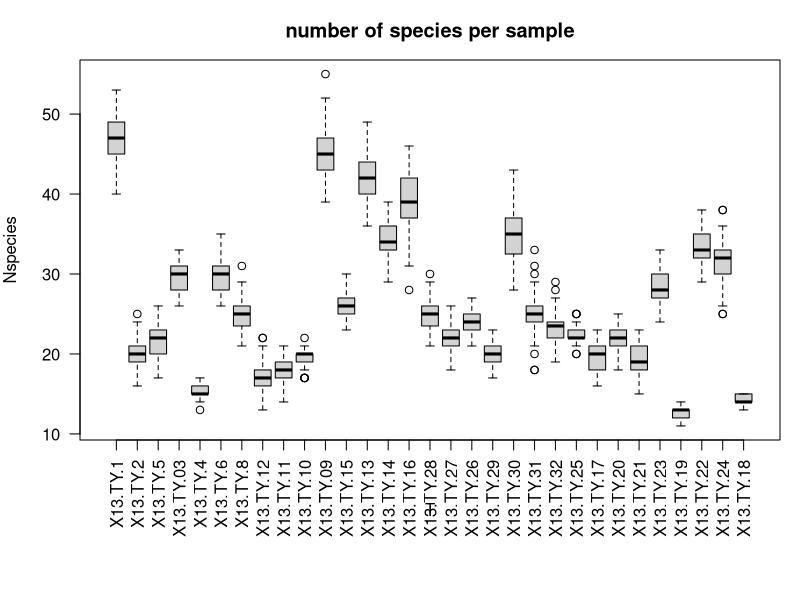

R code for this plot: (Note: this script raises an error after producing the figure.)
# Script for rarefaction by simple resampling of count data.
# ... application possible for Pollen, aDNA, eDNA, etc. 
# ... 27.06.2019 - v1.0 by Stefan Kruse (stefan.kruse@awi.de)

# ... here I use data from Niemeyer, Bastian; Epp, Laura Saskia; Stoof-Leichsenring, Kathleen Rosmarie; Pestryakova, Ludmila A; Herzschuh, Ulrike (2016): DNA records from surface sediments of lacustrine lakes along a forest tundra - tundra transect at the Taymyr peninsula, northern Siberia. PANGAEA, https://doi.org/10.1594/PANGAEA.860628, In supplement to: Niemeyer, B et al. (submitted): Recording vegetation composition at the Siberian boreal treeline: A comparison between sedimentary DNA and pollen. Molecular Ecology


### prerequisites
# folder set up and data input
	options(stringsAsFactors=FALSE)
	setwd(choose.dir())# select main folder containing folders named exactly "data" and "output"

	specseq=read.csv2("data/DNA_data.CSV")# data table was exported from xlsx here csv2: sep=";", dec=","
	str(specseq)# check data is of required format, count data as integer/double, taxa names as strings
	specseq[is.na(specseq)]=0# make sure additional rows or NA values are converted to zeros

# define columns that contain raw count data
	names(specseq)
	colstart=6
	colend=36
	names(specseq)[colstart:colend]# check
	COLUMNNAMESAREYEARS=FALSE

# species must have unique sample names and need to be merged with the family (for technical reasons)
	SPECIESNAMECOLUMN=1# position of the species assignments column in the data frame
	names(specseq)[SPECIESNAMECOLUMN]="scientific_name"# change species name column to "scientific_name"
	
	FAMILYNAMEPRESENT=FALSE
	FAMILYNAMECOLUMN=2# position of the family assignments column in the data frame
	if(FAMILYNAMEPRESENT)
	{
		names(specseq)[FAMILYNAMECOLUMN]="family_name"# change family name column to "family_name"
	} else
	{
		specseq$family_name="NoFamilyName"# add empty family name column
	}
	
	specseq_final_name=paste(gsub(" ", "_", specseq$family_name), make.unique(gsub(" ", "_", specseq$scientific_name)))# make sure to have individual names for each species/taxa entry; to avoid issues with multiple present space character in the columns those are replaces by lines





### rarification
# define method to use, either "replace" for simple resampling based on weights on the occurance of counts or "birksline" for the calculation of the expected number of pollen types following as stated in Birks, H. J. B., & Line, J. M. (1992). The use of Rarefaction Analysis for Estimating Palynological Richness from Quaternary Pollen-Analytical Data. The Holocene, 2(1), 1–10. doi:10.1177/095968369200200101
samplingmethod="replace" 

# resample loop for each sample/year present in the data table
	(nsampleff=sort(apply(specseq[,c(colstart:colend)], 2, sum))[1])# determine min. read counts for rarefaction, here automatic procedure to find the minimum within the data set
	resamplingnumber=100# set here the number of resamplings, standard==100
	genrare=list()
	yr=NULL# in case of column/sample names are numbers corresponding to depths, an X was given in front of the number on data table import, in the loop this X is deleted and the year is assigned as the name of the entry in the filled loop
	missing=0# this counter is needed to reorganize the list in case samples without any reads are present. These will be skipped (should be not the case otherwise the minimal counts would be zero what will produce in an error so please check before running the script if you have such samples in your data set end exclude them prior analyses).
	
	for(yrcoli in colstart:colend)
	{
	  print(yrcoli)
	  
		allspec=specseq_final_name[which(specseq[,yrcoli]>0)]
		allspec_counts=specseq[which(specseq[,yrcoli]>0),yrcoli]
		
		if(samplingmethod=="birksline"){
			allspecvector=NULL
			for(ni in 1:length(allspec_counts))
				allspecvector=c(allspecvector,rep(allspec[ni],allspec_counts[ni]))
		}
		
	  if(length(allspec)>0)
	  {
		if(COLUMNNAMESAREYEARS)
		{# convert to number
			yr=c(yr, as.numeric(gsub(",", ".", gsub("X","",names(specseq)[yrcoli]))))
		} else
		{# take the name as it is
			yr=c(yr, names(specseq)[yrcoli])
		}
		
		sampleeffort=list()
		for(nsampleeffi in nsampleff)# would also be possible to process many differrent sampling efforts with the same loop e.g. replace here in the loop call nsampleeff by c(nsampleeff, 100, 1000, ...) but then the script needs to be adapted to take them in the analyses into account
		{
		  repeatsample=list()
		  for(repi in 1:resamplingnumber)
		  {
			if(samplingmethod=="replace"){
				repeatsample[[repi]]=sample(allspec,nsampleeffi,replace=TRUE, prob=allspec_counts/sum(allspec_counts))# weighted resampling
			}else if(samplingmethod=="birksline"){
				repeatsample[[repi]]=sample(allspecvector,nsampleeffi,replace=FALSE)# Birks & Line without replacement
			}	
		  }
		  sampleeffort[[which(nsampleff==nsampleeffi)]]=repeatsample
		}
		genrare[[yrcoli-missing-(colstart-1)]]=list(allspec,sampleeffort)
	  } else
	  {
		missing=missing+1
	  }
	}
	names(genrare)=yr

	# how to access the data in a resampled dataset (list called genrare)
		# ... show how many taxa in the first newly generated data set were drawn
		length(unique(genrare[[1]][[2]][[1]][[1]]))
		# ... genrare[[1...number of columns]]
		# ... genrare[[1...number of columns]][[1]] == potential unique taxa names in the corresponding sample
		# ... genrare[[1...number of columns]][[2]] == resampled data
		# ... genrare[[1...number of columns]][[2]][[1]] == resampled data of nsampleff, usually only 1 present
		# ... genrare[[1...number of columns]][[2]][[1]][[1:...resamplingnumber]] == resampled data (individual taxa) as determined earlier





# processing of the resampled data set
	# count total species/family number and reads of individual families
	famorig=specseq$family_name
	familylevels=names(rev(sort(table(famorig))))

	totspec=NULL# number of species per sample
	totfam=NULL# number of species per family per sample
	for(li in 1:length(genrare))
	{
	  for(li2 in 1:length(genrare[[li]][[2]]))
	  {
		print(paste0(li," - ",li2))
		
		spectot=NULL
		spectot4fam=NULL
		for(repi in 1:100)
		{
		  pei=unique(genrare[[li]][[2]][[li2]][[repi]])
		  spectot=c(spectot,length(pei))
		  spectot4fam=rbind(spectot4fam,table(factor(unlist(lapply(strsplit(split=" ",pei),function(x)return(x[1]))),levels=familylevels)))
		}
		totspec=rbind(totspec, data.frame(T=names(genrare)[li],SampleEff=length(genrare[[li]][[2]][[li2]][[repi]]),Nspecies=spectot))
		totfam=rbind(totfam, data.frame(T=names(genrare)[li],SampleEff=length(genrare[[li]][[2]][[li2]][[repi]]),spectot4fam))
	  }
	}
	str(totspec)
	str(totfam)
	
	# simple plots of the processed data
	# modify column names ifnot years that can be coerced to numbers
	if(!COLUMNNAMESAREYEARS)
	{
		totspec$T=factor(totspec$T, levels=names(genrare))# ordered levels to contain original sorting of columns
		totfam$T=factor(totfam$T, levels=names(genrare))# ordered levels to contain original sorting of columns
	}
	png(paste0("output/",samplingmethod,"_resampled_totalspecies_Sampleeffort",nsampleff,"_plot.png"), width=480,height=480)
	par(mar=c(8,4,3,1),las=2)
	with(totspec,plot(Nspecies~T, main="number of species per sample"))
	dev.off()

	# save processed data
	write.csv2(totspec, paste0("output/",samplingmethod,"_resampled_totalspecies_Sampleeffort",nsampleff,".csv"), row.names=FALSE)	
	write.csv2(totfam, paste0("output/",samplingmethod,"_resampled_totalfamilies_Sampleeffort",nsampleff,".csv"), row.names=FALSE)	
	
	

	# aggregate data on species level
	famorig=specseq$scientific_name
	familylevels=names(rev(sort(table(famorig))))
	
	totfam=NULL
	for(li in 1:length(genrare))
	{
	  for(li2 in 1:length(genrare[[li]][[2]]))
	  {
		print(paste0(li," - ",li2))

		spectot4fam=NULL
		for(repi in 1:100)
		{
		  pei=genrare[[li]][[2]][[li2]][[repi]]
		  spectot4fam=rbind(spectot4fam,table(factor(unlist(lapply(strsplit(split=" ",pei),function(x)return(paste(x[-1],collapse = " ")))),levels=familylevels)))
		}
		totfam=rbind(totfam, data.frame(T=names(genrare)[li],SampleEff=length(genrare[[li]][[2]][[li2]][[repi]]),spectot4fam))
	  }
	}
	str(totfam)

	# modify column names ifnot years that can be coerced to numbers
	if(!COLUMNNAMESAREYEARS)
	{
		totfam$T=factor(totfam$T, levels=names(genrare))# ordered levels to contain original sorting of columns
	}

	# calculate mean values for each species/taxa
	speciesfamiliesdf_totfam=NULL
	pdf(paste0("output/",samplingmethod,"_resampled_specieslevel_Sampleeffort",nsampleff,"_aggregated.pdf"))
	par(mar=c(8,4,3,1),las=2)
	for(fami in names(totfam)[3:dim(totfam)[2]])
	{
		plot(totfam[,fami]~totfam$T,col=rainbow(length(names(totfam)[3:dim(totfam)[2]]),s=0.6)[which(names(totfam)[3:dim(totfam)[2]]==fami)],type="n",lwd=2,main=fami,ylab="Sequence counts",xlab="Depth (m)")
		  
		mn=aggregate(totfam[,fami],list(as.numeric(totfam$T)),mean)
		ti=mn$Group.1
		mn=mn$x
		sd=aggregate(totfam[,fami],list(as.numeric(totfam$T)),sd)$x*1.96
		
		polygon(y=c(mn+sd,rev(mn-sd)), x=c(ti,rev(ti)), col="gray", border=NA)
		lines(mn~ti,col="steelblue2",lwd=3)
		  
		if(!COLUMNNAMESAREYEARS)
		{
			ti=levels(totfam$T)
		}
		speciesfamiliesdf_totfam=rbind(speciesfamiliesdf_totfam, data.frame(Species=fami,TBP=ti,Mean=mn,CI95=sd))
	}
	dev.off()

	str(speciesfamiliesdf_totfam)
	
	# save processed data
	write.csv2(speciesfamiliesdf_totfam, paste0("output/",samplingmethod,"_resampled_specieslevel_Sampleeffort",nsampleff,"_aggregated.csv"), row.names=FALSE)




### post processing	
# reformat for pca input ... rows are samples, cols are species/taxa
	ordidf=NULL
	for(fi in levels(factor(speciesfamiliesdf_totfam$Species)))
	{
	  numberi=speciesfamiliesdf_totfam[speciesfamiliesdf_totfam$Species==fi, ]$Mean
	  ordidf=rbind(ordidf, data.frame(Spec=fi,t(numberi)))
	}
	names(ordidf)[2:dim(ordidf)[2]]=speciesfamiliesdf_totfam[speciesfamiliesdf_totfam$Species==fi, ]$TBP
	str(ordidf)
	
	# remove species/taxa column
	row.names(ordidf)=ordidf$Spec
	ordidf=ordidf[,-1]
	str(ordidf)
	head(ordidf)
	
	# exclude samples or species that have no records
	rowsumsnotzero=which(apply(ordidf,1,sum)>0)
	colsumsnotzero=which(apply(ordidf,2,sum)>0)
	ordidf=ordidf[rowsumsnotzero,colsumsnotzero]

	# export data
	write.csv2(t(ordidf), paste0("output/",samplingmethod,"_resampled_specieslevel_Sampleeffort",nsampleff,"_aggregated_pcainput.csv"))

# comparison of original and resampled data set
	# prepare the data
	ordiorigdf=specseq[colstart:colend]
	row.names(ordiorigdf)=make.unique(specseq$scientific_name)
	rowsumsnotzero=which(apply(ordiorigdf,1,sum)>0)
	colsumsnotzero=which(apply(ordiorigdf,2,sum)>0)
	ordiorigdf=ordiorigdf[rowsumsnotzero,colsumsnotzero]

	# species count (counts >= 1)
	png(paste0("output/",samplingmethod,"_resampled_speciesnumber_Sampleeffort",nsampleff,"_aggregated_comparisonplot.png"), width=480,height=480)
		par(mar=c(8,4,3,1),las=2)
		barplot(apply(ordiorigdf,2,function(x)length(which(x>=1))), col="tomato", border=FALSE)
		barplot(apply(ordidf,2,function(x)length(which(x>=1))), add=TRUE, col="skyblue", border=FALSE)
		legend("topright", c("original","resampled"), col=c("tomato","skyblue"), pch=15, pt.cex=1.5, title="Species number >= 1 count")
	dev.off()
	
	# ordination
	pca_original=prcomp(sqrt(sqrt(t(ordiorigdf))))
	pca_resampled=prcomp(sqrt(sqrt(t(ordidf))))
	
	png(paste0("output/",samplingmethod,"_resampled_specieslevel_Sampleeffort",nsampleff,"_aggregated_pca_comparisonplot.png"), width=960,height=480)
		par(mfrow=c(1,2))
		biplot(pca_original, main="original data")
		biplot(pca_resampled, main="rarefied data")
	dev.off()

